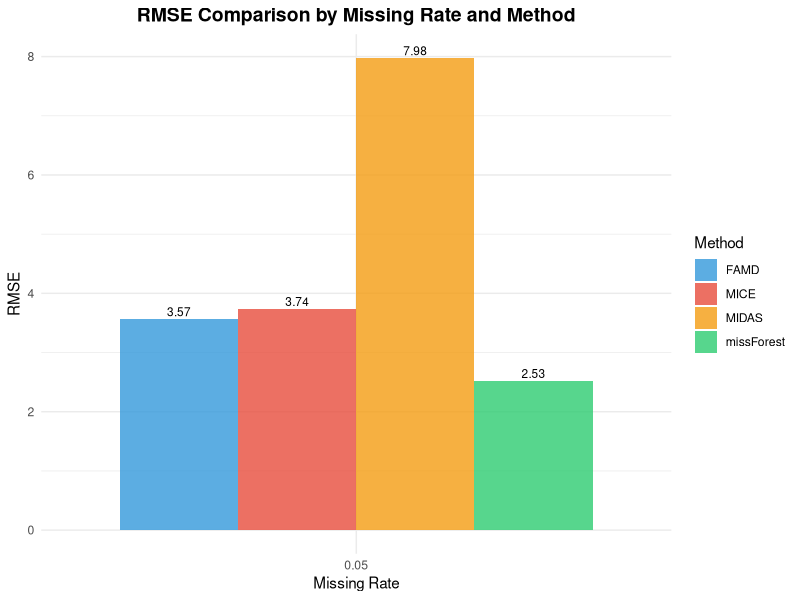
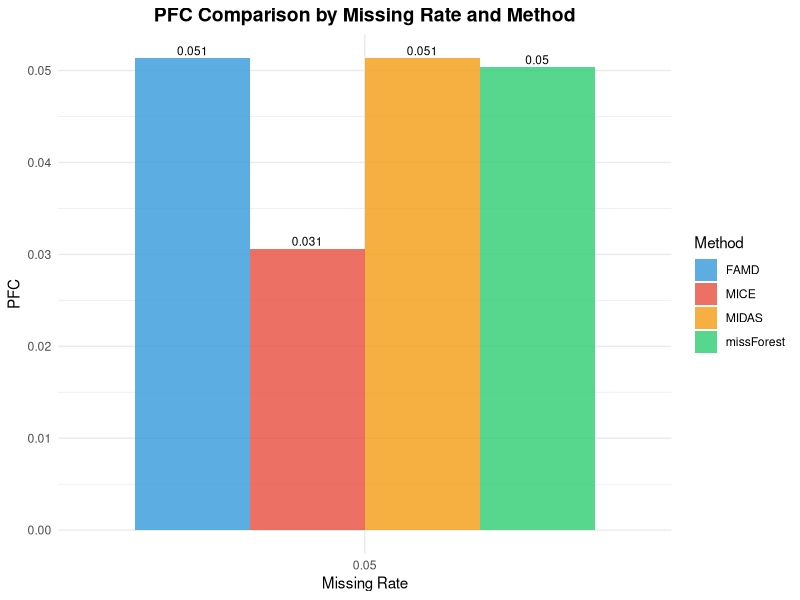
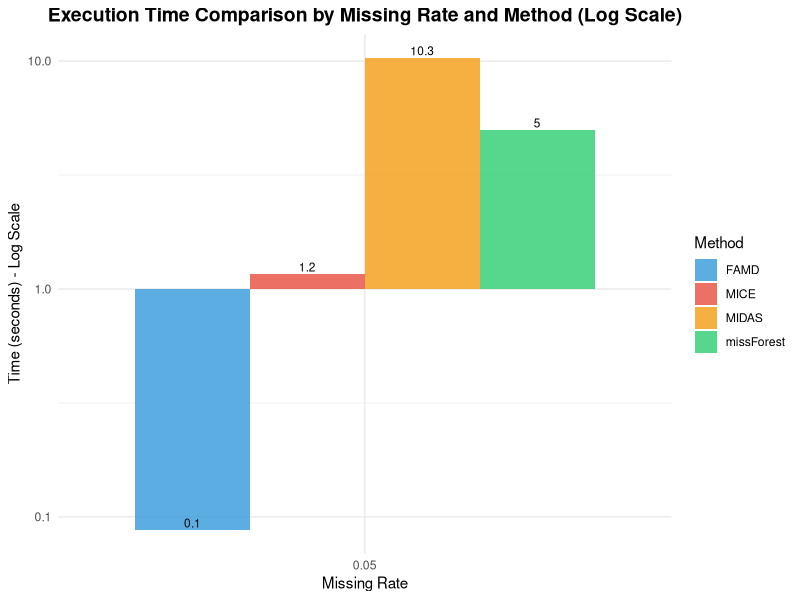
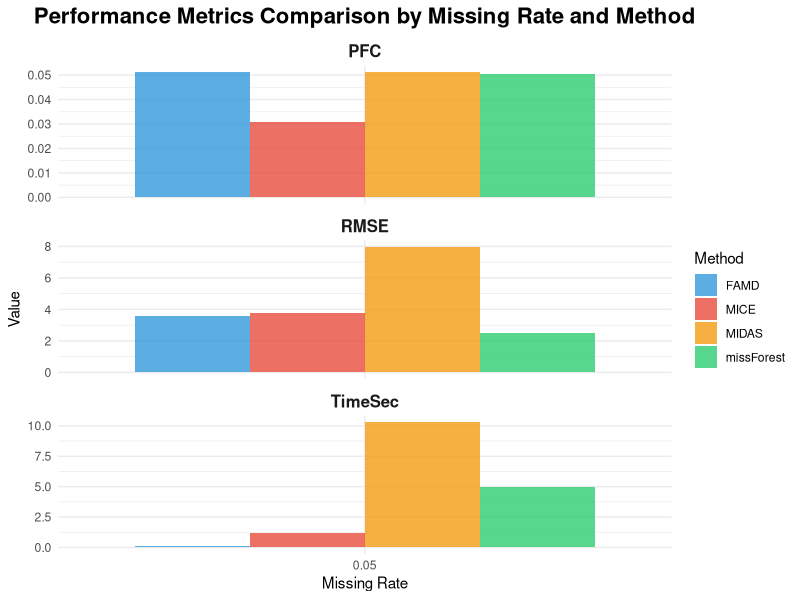
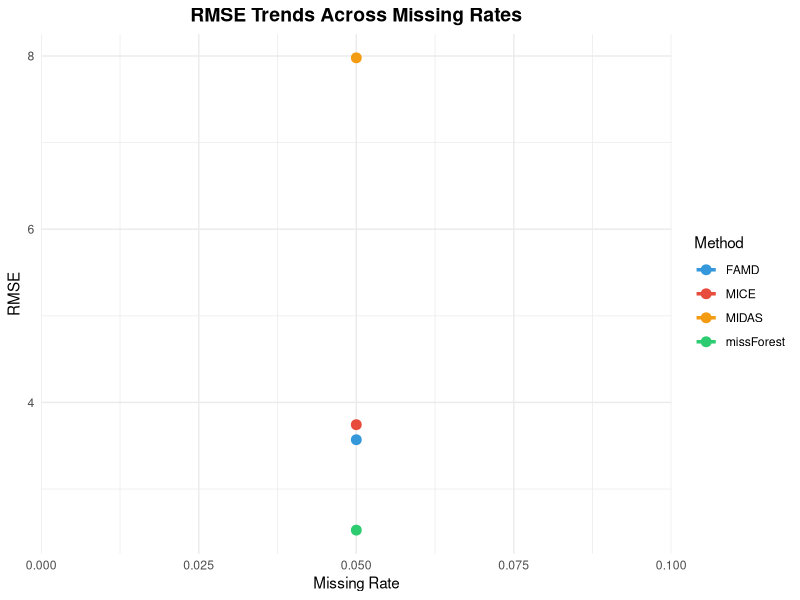
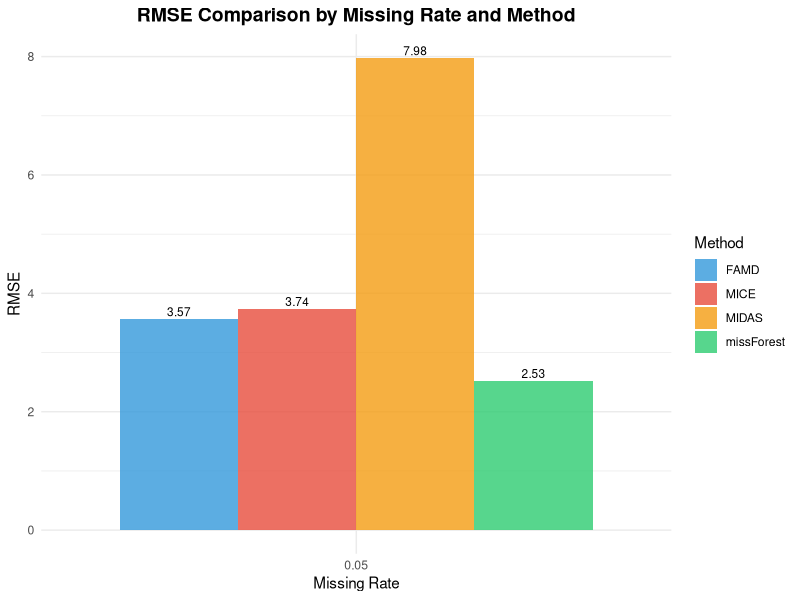
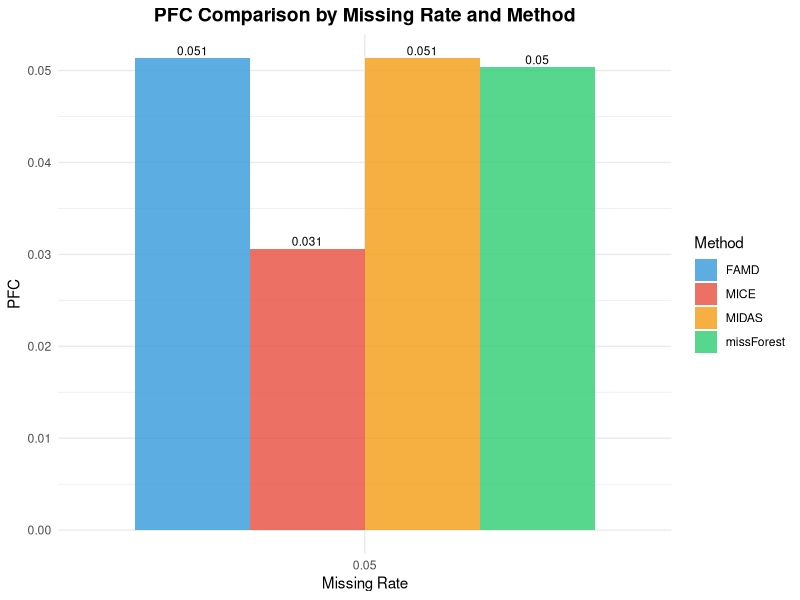
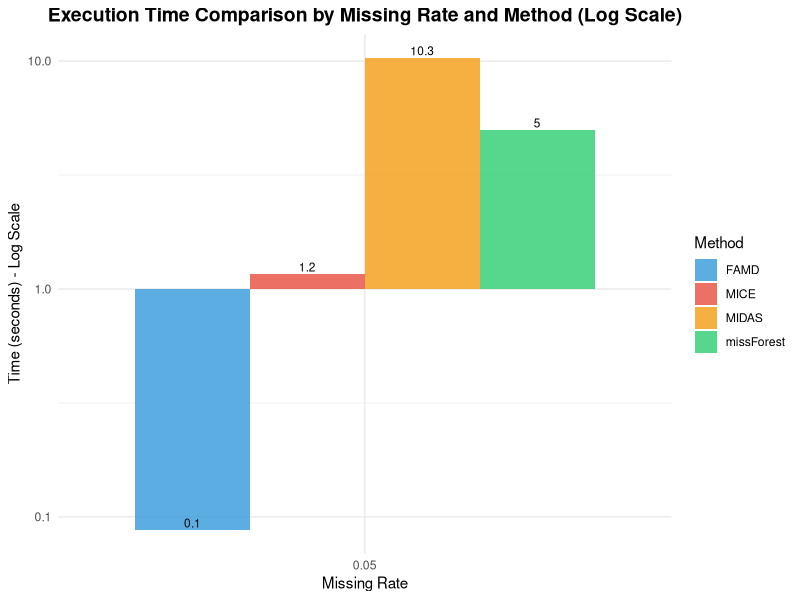

Reproduce these figures in R, in order.
# Load required libraries
library(ggplot2)
library(dplyr)
library(tidyr)
library(readr)

# Read the CSV file
data <- read_csv("imputation_results.csv")

# Display the structure of the data
str(data)
head(data)

# Convert MissingRate to factor for better grouping
data$MissingRate <- as.factor(data$MissingRate)
data$Method <- as.factor(data$Method)

# Create color palette for methods
method_colors <- c("MICE" = "#E74C3C", "FAMD" = "#3498DB", 
                   "missForest" = "#2ECC71", "MIDAS" = "#F39C12")

# 1. RMSE Comparison by Missing Rate and Method
p1 <- ggplot(data, aes(x = MissingRate, y = RMSE, fill = Method)) +
  geom_bar(stat = "identity", position = "dodge", alpha = 0.8) +
  geom_text(aes(label = round(RMSE, 2)), 
            position = position_dodge(width = 0.9), 
            vjust = -0.3, size = 3) +
  scale_fill_manual(values = method_colors) +
  labs(title = "RMSE Comparison by Missing Rate and Method",
       x = "Missing Rate",
       y = "RMSE",
       fill = "Method") +
  theme_minimal() +
  theme(plot.title = element_text(hjust = 0.5, size = 14, face = "bold"))

# 2. PFC Comparison by Missing Rate and Method
p2 <- ggplot(data, aes(x = MissingRate, y = PFC, fill = Method)) +
  geom_bar(stat = "identity", position = "dodge", alpha = 0.8) +
  geom_text(aes(label = round(PFC, 3)), 
            position = position_dodge(width = 0.9), 
            vjust = -0.3, size = 3) +
  scale_fill_manual(values = method_colors) +
  labs(title = "PFC Comparison by Missing Rate and Method",
       x = "Missing Rate",
       y = "PFC",
       fill = "Method") +
  theme_minimal() +
  theme(plot.title = element_text(hjust = 0.5, size = 14, face = "bold"))

# 3. TimeSec Comparison by Missing Rate and Method (Log scale for better visualization)
p3 <- ggplot(data, aes(x = MissingRate, y = TimeSec, fill = Method)) +
  geom_bar(stat = "identity", position = "dodge", alpha = 0.8) +
  geom_text(aes(label = round(TimeSec, 1)), 
            position = position_dodge(width = 0.9), 
            vjust = -0.3, size = 3) +
  scale_fill_manual(values = method_colors) +
  scale_y_log10() +
  labs(title = "Execution Time Comparison by Missing Rate and Method (Log Scale)",
       x = "Missing Rate",
       y = "Time (seconds) - Log Scale",
       fill = "Method") +
  theme_minimal() +
  theme(plot.title = element_text(hjust = 0.5, size = 14, face = "bold"))

# Display individual plots
print(p1)
print(p2)
print(p3)

# 4. Alternative combined view using par() for multiple plots
# Set up plotting area for 3 plots in one window
par(mfrow = c(3, 1), mar = c(4, 4, 2, 1))

# 5. Alternative: Faceted comparison of all metrics
# Reshape data for faceted plot
data_long <- data %>%
  select(MissingRate, Method, RMSE, PFC, TimeSec) %>%
  pivot_longer(cols = c(RMSE, PFC, TimeSec), 
               names_to = "Metric", 
               values_to = "Value")

# Create faceted plot
p4 <- ggplot(data_long, aes(x = MissingRate, y = Value, fill = Method)) +
  geom_bar(stat = "identity", position = "dodge", alpha = 0.8) +
  facet_wrap(~Metric, scales = "free_y", ncol = 1) +
  scale_fill_manual(values = method_colors) +
  labs(title = "Performance Metrics Comparison by Missing Rate and Method",
       x = "Missing Rate",
       y = "Value",
       fill = "Method") +
  theme_minimal() +
  theme(plot.title = element_text(hjust = 0.5, size = 16, face = "bold"),
        strip.text = element_text(size = 12, face = "bold"))

print(p4)

# 6. Line plot to show trends across missing rates
p5 <- ggplot(data, aes(x = as.numeric(as.character(MissingRate)), color = Method, group = Method)) +
  geom_line(aes(y = RMSE), size = 1.2) +
  geom_point(aes(y = RMSE), size = 3) +
  scale_color_manual(values = method_colors) +
  labs(title = "RMSE Trends Across Missing Rates",
       x = "Missing Rate",
       y = "RMSE",
       color = "Method") +
  theme_minimal() +
  theme(plot.title = element_text(hjust = 0.5, size = 14, face = "bold"))

print(p5)

# 7. Summary statistics table
summary_stats <- data %>%
  group_by(Method) %>%
  summarise(
    Avg_RMSE = round(mean(RMSE), 3),
    Avg_PFC = round(mean(PFC), 3),
    Avg_TimeSec = round(mean(TimeSec), 1),
    .groups = 'drop'
  )

print("Summary Statistics by Method:")
print(summary_stats)

# 8. Best performing method by metric and missing rate
best_performance <- data %>%
  group_by(MissingRate) %>%
  summarise(
    Best_RMSE = Method[which.min(RMSE)],
    Best_PFC = Method[which.min(PFC)],
    Fastest = Method[which.min(TimeSec)],
    .groups = 'drop'
  )

print("Best Performing Methods by Missing Rate:")
print(best_performance)

# Save plots as PDFs
ggsave("rmse_comparison.pdf", p1, width = 10, height = 6)
ggsave("pfc_comparison.pdf", p2, width = 10, height = 6)
ggsave("time_comparison.pdf", p3, width = 10, height = 6)
ggsave("combined_metrics.pdf", p4, width = 12, height = 10)
ggsave("rmse_trends.pdf", p5, width = 10, height = 6)

# Alternative: Save all plots in a single multi-page PDF
pdf("all_plots.pdf", width = 12, height = 8)
print(p1)
print(p2)
print(p3)
print(p4)
print(p5)
dev.off()

print("All plots saved as individual PDFs and combined in 'all_plots.pdf'")